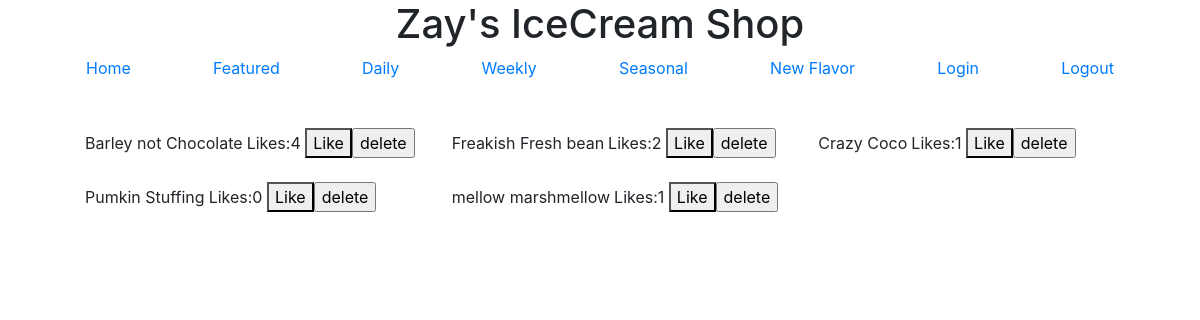
The page /ice_cream/ on the database its author committed.
### ice_cream/models.py (models this page shows, shortened)
class IceCream(models.Model):
    CHOCOLATE = 'CHOCOLATE'
    VANILLA = 'VANILLA'
    BASE_CHOICES = [
        (CHOCOLATE, 'Chocolate'),
        (VANILLA, 'Vanilla'),
    ]
    DAILY = "DAILY"
    WEEKLY = "WEEKLY"
    SEASONAL = "SEASONAL"
    AVAILABLE_CHOICES =[
        (DAILY, "Daily"),
        (WEEKLY, "Weekly"),
        (SEASONAL, "Seasonal"),
    ]
    flavor = models.CharField(max_length=255)
    base = models.CharField(max_length=255, choices=BASE_CHOICES, default=VANILLA)
    available = models.CharField(max_length=255, choices=AVAILABLE_CHOICES, default=WEEKLY)
    featured = models.BooleanField(default=False)
    date_churned = models.DateField("Date Churned", default=datetime.date.today)
    likes = models.IntegerField(default=0)

### ice_cream/views.py (the view)
# urls.py: path("", views.index, name="index")
def index(request, selection=None):
    if selection == "home":
        ice_cream_list = IceCream.objects.all()
    elif selection == 'featured':
        ice_cream_list = IceCream.objects.filter(featured=True)
    elif selection != None:
        ice_cream_list = IceCream.objects.filter(available=selection.upper())
    else:
        ice_cream_list = IceCream.objects.all()
    context = {
        "ice_cream_list": ice_cream_list
    }
    return render(request, "ice_cream/index.html", context)

### ice_cream/templates/ice_cream/index.html (shortened to what this page needs)
{% extends "ice_cream/base.html" %}
{% block content %}
{% if ice_cream_list %}
    <ul class="row">
        {% for ice_cream in ice_cream_list %}
        <li class="d-flex col-4 align-items-center mb-4">
            {{ ice_cream.flavor }}
            <form class="mb-0" action="{% url 'ice_cream:vote' ice_cream.id %}" method="post" >
                    <label class="ml-1 mb-0" for="ice_cream.id">Likes:{{ice_cream.likes}}</label>
                    <button>Like</button>
            </form>
            <form class="mb-0" action="{% url 'ice_cream:delete' ice_cream.id %}" method="post">
                <input type="submit" value="delete" />
            </form>
        </li>
        {% endfor %}
    </ul>
{% else %}
<p>
    you messed somethin up
    </p>
{% endif %}
{% endblock %}

### rows shown on the page
IceCream: flavor "Barley not Chocolate", likes "4"
IceCream: flavor "Freakish Fresh bean", likes "2"
IceCream: flavor "Crazy Coco", likes "1"
IceCream: flavor "Pumkin Stuffing", likes "0"
IceCream: flavor "mellow marshmellow", likes "1"
